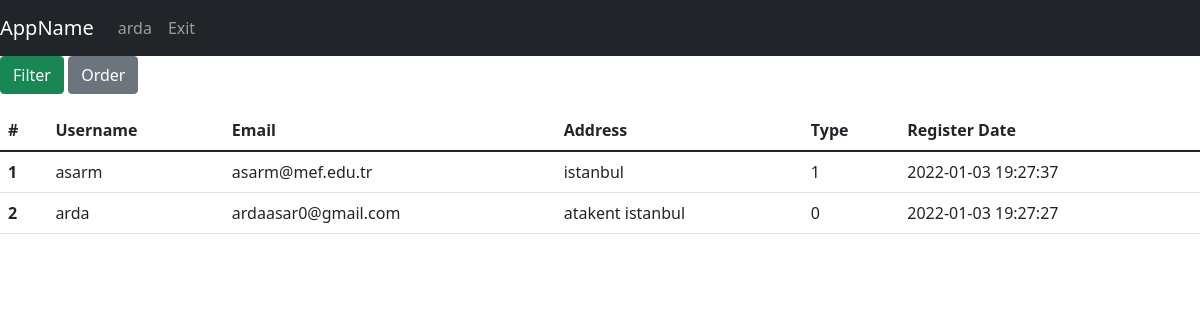
The app's page /users (signed in), older data.
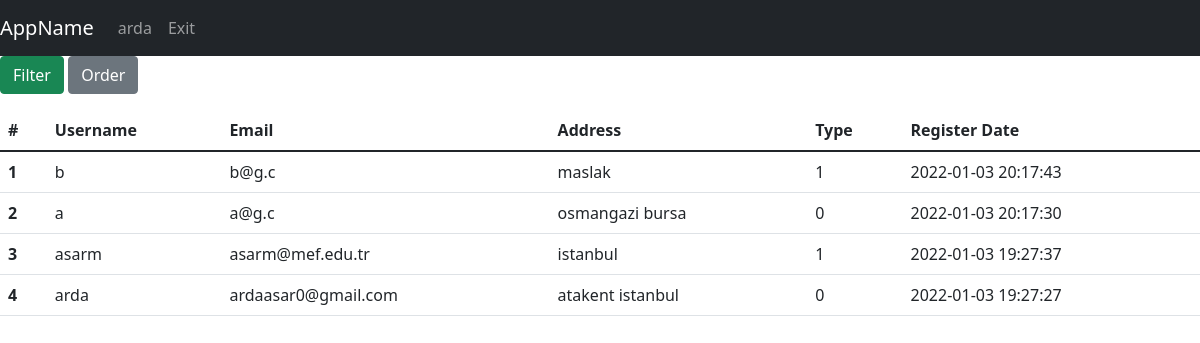
The same page, newer data.
### tables this page shows
CREATE TABLE users(username TEXT PRIMARY KEY,email TEXT,password TEXT,user_type INTEGER, address Text, lat REAL , lng REAL, registred_date Date DEFAULT (datetime('now','localtime')));

### app.py (the view)
@app.route("/users", methods=["GET", "POST"])
def allUsers():
    with sqlite3.connect(DATABASE) as database:
        cursor = database.cursor()
    if request.method == "POST":
        if 'order' in request.form:
            orderBy = request.form['orderBy'].lower()
            if session["isFiltered"] == False:
                command = "SELECT username,email,address,registred_date,user_type as type FROM users ORDER BY "+str(orderBy)
                cursor.execute(command)
                query = cursor.fetchall()
                session["filteredData"]["users"] = query
            else:
                df = pd.DataFrame(session["filteredData"]["users"],
                                  columns=['username', 'email','address','registred_date','type'])
                df = df.sort_values(by=orderBy)
                session["filteredData"]["users"] = df.values.tolist()
        if 'filter' in request.form:
            filtered_cols, expected_vals = [], []
            q = ""
            for c in request.form.keys():
                if request.form[c] != '' and request.form[c] != "filter":
                    if request.form[c] == "on":
                        filtered_cols.append("user_type")
                        expected_vals.append(1)
                    else:
                        filtered_cols.append(c)
                        expected_vals.append(request.form[c])
            if len(expected_vals) > 0:
                if filtered_cols[0] != "user_type":
                    q += filtered_cols[0]+" LIKE "+f"'%{expected_vals[0]}%'"
                else:
                    q += " user_type = 1"
                if len(expected_vals) > 1:
                    for index in range(1, len(expected_vals)):
                        if filtered_cols[index] != "user_type":
                            q += " and " + filtered_cols[index]+" LIKE " + f"'%{expected_vals[index]}%'"
                    if filtered_cols.count("user_type") > 0:
                        q += " and user_type = 1"
                command = "SELECT username,email,address,registred_date,user_type as type FROM users WHERE "+q
                cursor.execute(command)
                query = cursor.fetchall()
                session["filteredData"]["users"] = query
            else:
                session["filteredData"] = getAllDbData(toGet=["users"])
            session["isFiltered"] = True
    else:
        session["filteredData"] = getAllDbData(toGet=["users"])
        session["isFiltered"] = False
    return render_template("admin/list_operations/list_users.html", username=session["username"], data=session["filteredData"])

### app.py (called while the page is built)
def getUsers(cursor, limit=None):
    if limit != None:
        cursor.execute(
            "SELECT username,email,address,registred_date,user_type FROM users ORDER BY registred_date DESC LIMIT ?", (limit,))
    else:
        cursor.execute("SELECT username,email,address,registred_date,user_type FROM users ORDER BY registred_date DESC")
    query = cursor.fetchall()
    return query

def getAllDbData(toGet, limit=None):
    with sqlite3.connect(DATABASE) as database:
        cursor = database.cursor()
    data = {}
    for entity in toGet:
        if entity == "couriers":
            data[entity] = getCouriers(cursor, limit)
        if entity == "users":
            data[entity] = getUsers(cursor, limit)
        if entity == "restaurant":
            data[entity] = getRestaurants(cursor, limit)
        if entity == "menu":
            data[entity] = getMenus(cursor, limit)
        if entity == "orders":
            data[entity] = getOrders(cursor, limit)
        if entity == "reviews":
            data[entity] = getReviews(cursor, limit)
        if entity == "extras":
            data[entity] = getExtras(cursor, limit)
        else:
            pass
    return data

### templates/admin/list_operations/list_users.html (shortened to what this page needs)
{% extends 'base.html' %}
{% block navbar %}
<nav class="navbar navbar-expand-lg navbar-dark bg-dark">
    <a class="navbar-brand" href="#">AppName</a>
    <div class="collapse navbar-collapse" id="navbarNav">
        <ul class="navbar-nav">
          <li class="nav-item active"><a class="nav-link" href="/">{{username}}</a></li>
          <li class="nav-item active"><a class="nav-link" href="/exit">Exit</a></li>
        </ul>
    </div>
</nav>
{% endblock %}
{% block body %}
<p>
  <a class="btn btn-success" data-toggle="collapse" href="#filter" role="button" aria-expanded="false" aria-controls="filter">Filter</a>
  <button class="btn btn-secondary" type="button" data-toggle="collapse" data-target="#order" aria-expanded="false" aria-controls="order">Order</button>
</p>
<div>
    <table class="table">
      <thead class="thead-dark">
        <tr>
            <th scope="col">#</th>
            <th scope="col">Username</th>
            <th scope="col">Email</th>
            <th scope="col">Address</th>
            <th scope="col">Type</th>
            <th scope="col">Register Date</th>
        </tr>
      </thead>
      <tbody>
        {%for i in range(data["users"]|length)%}
                <tr>
                  <th scope="row">{{ i+1 }}</th>
                  <td>{{ data["users"][i][0] }}</td>
                  <td>{{ data["users"][i][1] }}</td>
                  <td>{{ data["users"][i][2] }}</td>
                  <td>{{ data["users"][i][4] }}</td>
                  <td>{{ data["users"][i][3] }}</td>
                </tr>
        {%endfor%}
      </tbody>
    </table>
</div>
{% endblock %}

### templates/base.html (shortened to what this page needs)
<!doctype html>
<html lang="en">
  <head>
    <link href="https://cdn.jsdelivr.net/npm/bootstrap@5.1.3/dist/css/bootstrap.min.css" rel="stylesheet">
  </head>
  <body>
  <div>
    {% block navbar %}
    {% endblock %}
  </div>
  <div>
    {% block body %}
    {% endblock %}
  </div>
  </body>
</html>

Row changes from the older to the newer data that the page shows:
added users: username "b", email "b@g.c", address "maslak", user_type "1", registred_date "2022-01-03 20:17:43"
added users: username "a", email "a@g.c", address "osmangazi bursa", user_type "0", registred_date "2022-01-03 20:17:30"
Text that changed along with them:
new list line: "1"
new list line: "2"
new list line: "3"
new list line: "asarm asarm@mef.edu.tr istanbul 1 2022-01-03 19:27:37"
new list line: "4"
new list line: "arda ardaasar0@gmail.com atakent istanbul 0 2022-01-03 19:27:27"
list line gone: "1"
list line gone: "asarm asarm@mef.edu.tr istanbul 1 2022-01-03 19:27:37"
list line gone: "2"
list line gone: "arda ardaasar0@gmail.com atakent istanbul 0 2022-01-03 19:27:27"
